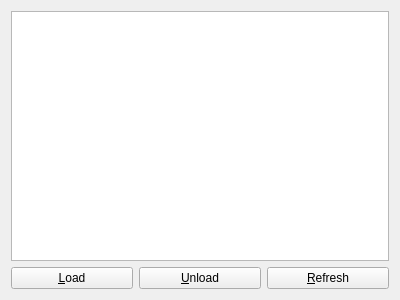
<?xml version="1.0" encoding="UTF-8"?>
<ui version="4.0">
 <class>PluginViewer</class>
 <widget class="QWidget" name="PluginViewer">
  <property name="geometry">
   <rect>
    <x>0</x>
    <y>0</y>
    <width>400</width>
    <height>300</height>
   </rect>
  </property>
  <property name="windowTitle">
   <string>Plugin Manager</string>
  </property>
  <layout class="QVBoxLayout" name="verticalLayout">
   <item>
    <widget class="QTableView" name="tableView"/>
   </item>
   <item>
    <layout class="QHBoxLayout" name="horizontalLayout">
     <item>
      <widget class="QPushButton" name="pushButton">
       <property name="text">
        <string>&amp;Load</string>
       </property>
      </widget>
     </item>
     <item>
      <widget class="QPushButton" name="pushButton_2">
       <property name="text">
        <string>&amp;Unload</string>
       </property>
      </widget>
     </item>
     <item>
      <widget class="QPushButton" name="pushButton_3">
       <property name="text">
        <string>&amp;Refresh</string>
       </property>
      </widget>
     </item>
    </layout>
   </item>
  </layout>
 </widget>
 <resources/>
 <connections/>
</ui>
